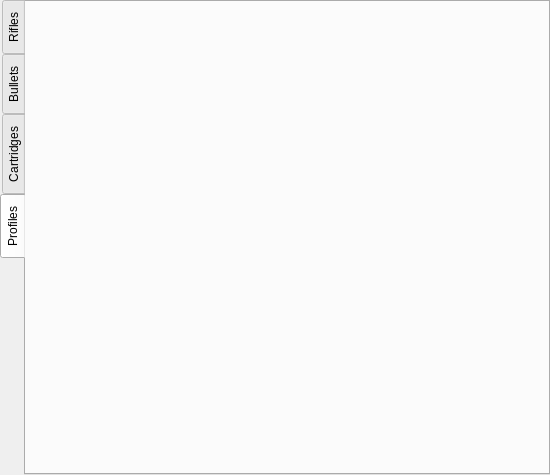
<?xml version="1.0" encoding="UTF-8"?>
<ui version="4.0">
 <class>catalogSelector</class>
 <widget class="QWidget" name="catalogSelector">
  <property name="geometry">
   <rect>
    <x>0</x>
    <y>0</y>
    <width>550</width>
    <height>475</height>
   </rect>
  </property>
  <property name="maximumSize">
   <size>
    <width>800</width>
    <height>16777215</height>
   </size>
  </property>
  <property name="windowTitle">
   <string>Form</string>
  </property>
  <layout class="QGridLayout" name="gridLayout">
   <property name="leftMargin">
    <number>0</number>
   </property>
   <property name="topMargin">
    <number>0</number>
   </property>
   <property name="rightMargin">
    <number>0</number>
   </property>
   <property name="bottomMargin">
    <number>0</number>
   </property>
   <property name="spacing">
    <number>0</number>
   </property>
   <item row="0" column="0">
    <widget class="QTabWidget" name="tabWidget">
     <property name="minimumSize">
      <size>
       <width>550</width>
       <height>0</height>
      </size>
     </property>
     <property name="tabPosition">
      <enum>QTabWidget::West</enum>
     </property>
     <property name="currentIndex">
      <number>3</number>
     </property>
     <property name="usesScrollButtons">
      <bool>false</bool>
     </property>
     <property name="movable">
      <bool>false</bool>
     </property>
     <widget class="QWidget" name="rifles">
      <attribute name="title">
       <string>Rifles</string>
      </attribute>
     </widget>
     <widget class="QWidget" name="bullets">
      <attribute name="title">
       <string>Bullets</string>
      </attribute>
     </widget>
     <widget class="QWidget" name="cartridges">
      <attribute name="title">
       <string>Cartridges</string>
      </attribute>
     </widget>
     <widget class="QWidget" name="profiles">
      <attribute name="title">
       <string>Profiles</string>
      </attribute>
     </widget>
    </widget>
   </item>
  </layout>
 </widget>
 <resources/>
 <connections/>
</ui>
